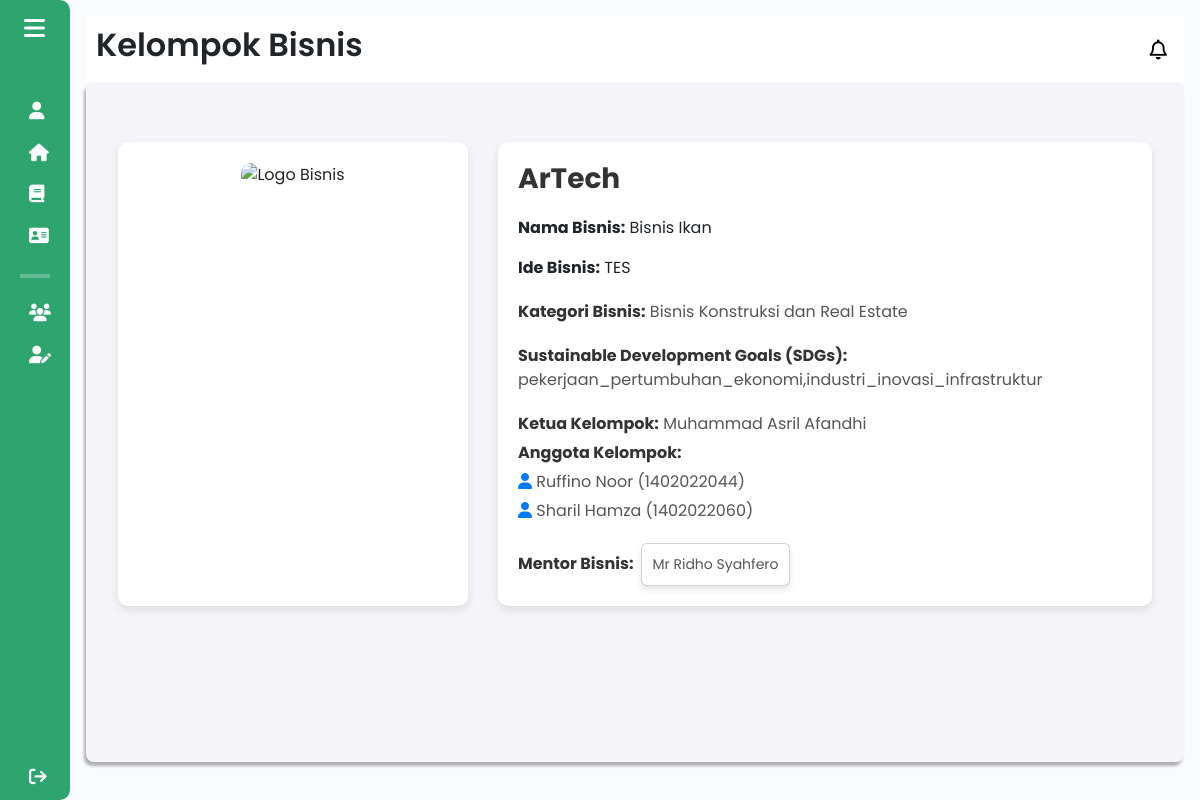
/components/pages/mahasiswa/detail_kelompok_bisnis.php?id=26 (signed in), run on the app's committed database.
### tables this page shows
CREATE TABLE `mahasiswa` (
  `id` int(11) NOT NULL,
  `user_id` int(11) NOT NULL,
  `nama` varchar(100) NOT NULL,
  `npm` varchar(15) NOT NULL,
  `program_studi` varchar(100) NOT NULL,
  `tahun_ajaran` varchar(100) NOT NULL,
  `email` varchar(100) DEFAULT NULL,
  `contact` varchar(15) DEFAULT NULL,
  `fakultas` varchar(100) DEFAULT NULL,
  `id_kelompok` int(11) DEFAULT NULL,
  `alamat` varchar(255) DEFAULT NULL
);

CREATE TABLE `anggota_kelompok` (
  `id` int(11) NOT NULL,
  `id_kelompok` int(11) DEFAULT NULL,
  `npm_anggota` varchar(20) DEFAULT NULL
);

CREATE TABLE `mentor` (
  `id` int(11) NOT NULL,
  `user_id` int(11) NOT NULL,
  `nama` varchar(100) NOT NULL,
  `nidn` varchar(15) NOT NULL,
  `email` varchar(100) DEFAULT NULL,
  `contact` varchar(15) DEFAULT NULL,
  `keahlian` varchar(100) DEFAULT NULL,
  `fakultas` varchar(100) DEFAULT NULL,
  `prodi` varchar(100) DEFAULT NULL,
  `foto_profile` varchar(255) DEFAULT NULL
);

### components/pages/mahasiswa/detail_kelompok_bisnis.php (the view, shortened to what this page needs)
<?php
include $_SERVER['DOCUMENT_ROOT'] . '/Aplikasi-Kewirausahaan/config/db_connection.php';
$npm_mahasiswa = $_SESSION['npm'] ?? null;
$cekKelompokQuery = "
    SELECT kb.*, ak.id_kelompok AS anggota_id
    FROM kelompok_bisnis kb
    LEFT JOIN anggota_kelompok ak ON kb.id_kelompok = ak.id_kelompok
    WHERE kb.npm_ketua = '$npm_mahasiswa' OR ak.npm_anggota = '$npm_mahasiswa' LIMIT 1";
$cekKelompokResult = mysqli_query($conn, $cekKelompokQuery);
$kelompokTerdaftar = mysqli_fetch_assoc($cekKelompokResult) ?: [];
$mentorData = [];
if (!empty($kelompokTerdaftar['id_mentor'])) {
    $mentorQuery = "
    SELECT m.nama AS nama_mentor,
        m.fakultas,
        m.prodi,
        m.contact,
        m.email,
        m.keahlian,
        m.foto_profile,
        u.role
    FROM mentor m
    JOIN users u ON m.user_id = u.id
    WHERE m.id = '" . $kelompokTerdaftar['id_mentor'] . "'
    LIMIT 1";
$mentorResult = mysqli_query($conn, $mentorQuery);
$mentorData = mysqli_fetch_assoc($mentorResult);
}
$mentorAda = !empty($kelompokTerdaftar['id_mentor']);
?>
<!DOCTYPE html>
<html lang="en">
<head>
    <link href="https://cdn.lineicons.com/4.0/lineicons.css" rel="stylesheet" />
    <link href="https://cdn.jsdelivr.net/npm/bootstrap@5.3.0-alpha3/dist/css/bootstrap.min.css" rel="stylesheet"
>
    <link rel="stylesheet" href="/Aplikasi-Kewirausahaan/assets/css/detail_kelompok.css">
</head>
<body>
    <div class="wrapper">
        <?php include 'sidebar_mahasiswa.php'; ?>
        <div class="main p-3">
            <div class="main_header">
                <?php
                    include 'header_mahasiswa.php';
                ?>
            </div>
            <div class="main_wrapper">
                <?php if ($kelompokTerdaftar) { ?>
                    <div class="container">
                        <div class="left">
                            <img alt="Logo Bisnis" src="/Aplikasi-Kewirausahaan/components/pages/mahasiswa/logos/<?php echo $kelompokTerdaftar['logo_bisnis']; ?>" />
                        </div>
                        <div class="right">
                            <?php if (!$mentorAda) { ?>
                                <div class="title-edit">
                                    <h1 id="nama-kelompok-text"><?php echo htmlspecialchars($kelompokTerdaftar['nama_kelompok']); ?></h1>
                                    <input type="text" id="nama-kelompok-input" value="<?php echo htmlspecialchars($kelompokTerdaftar['nama_kelompok']); ?>" style="display: none;" />
                                    <button class="edit-btn" type="button" data-bs-toggle="tooltip" data-bs-custom-class="custom-tooltip" data-bs-title="Edit Kelompok Bisnis">
                                        <i class="fas fa-edit"></i>
                                    </button>
                                </div>
                            <?php } else { ?>
                                <div class="title-edit">
                                    <h1 id="nama-kelompok-text"><?php echo htmlspecialchars($kelompokTerdaftar['nama_kelompok']); ?></h1>
                                </div>
                            <?php } ?>
                                <div class="ide_bisnis">
                                    <p><strong>Nama Bisnis:</strong> <?php echo htmlspecialchars($kelompokTerdaftar['nama_bisnis'] ?? '--'); ?></p>
                                </div>
                                <div class="ide_bisnis">
                                    <p><strong>Ide Bisnis:</strong> <?php echo htmlspecialchars($kelompokTerdaftar['ide_bisnis'] ?? '--'); ?></p>
                                </div>
                                <div class="category">
                                    <p><strong>Kategori Bisnis:</strong> <?php echo htmlspecialchars($kelompokTerdaftar['kategori_bisnis'] ?? '--'); ?></p>
                                </div>
                                <div class="sdg">
                                    <p><strong>Sustainable Development Goals (SDGs):</strong> <?php echo htmlspecialchars($kelompokTerdaftar['sdg'] ?? '--'); ?></p>
                                </div>
                            <div class="bottom">
                                <div class="members">
                                    <p><strong>Ketua Kelompok:</strong>
                                        <?php
                                        $ketuaQuery = "SELECT nama FROM mahasiswa WHERE npm = '" . ($kelompokTerdaftar['npm_ketua'] ?? '') . "' LIMIT 1";
                                        $ketuaResult = mysqli_query($conn, $ketuaQuery);
                                        $ketuaData = mysqli_fetch_assoc($ketuaResult) ?: [];
                                        echo htmlspecialchars($ketuaData['nama'] ?? 'Data tidak tersedia');
                                        ?>
                                    </p>
                                    <p><strong>Anggota Kelompok:</strong></p>
                                    <?php
                                    $anggotaQuery = "
                                        SELECT ak.npm_anggota, m.nama
                                        FROM anggota_kelompok ak
                                        JOIN mahasiswa m ON ak.npm_anggota = m.npm
                                        WHERE ak.id_kelompok = '" . ($kelompokTerdaftar['id_kelompok'] ?? '') . "'";
                                    $anggotaResult = mysqli_query($conn, $anggotaQuery);
                                    if (mysqli_num_rows($anggotaResult) > 0) {
                                        while ($anggota = mysqli_fetch_assoc($anggotaResult)) {
                                            echo "<p><i class='fas fa-user'></i> " . htmlspecialchars($anggota['nama'] ?? 'Nama tidak tersedia') . " (" . htmlspecialchars($anggota['npm_anggota'] ?? 'NPM tidak tersedia') . ")</p>";
                                        }
                                    } else {
                                        echo "<p>Belum ada anggota kelompok.</p>";
                                    }
                                    ?>
                                </div>
                                <div class="tutor">
                                    <div class="d-flex align-items-center mentor">
                                        <strong class="me-2">Mentor Bisnis:</strong>
                                        <?php if ($mentorAda) { ?>
                                            <a class="text-decoration-none" data-bs-toggle="collapse" href="#collapseExample" role="button" aria-expanded="false" aria-controls="collapseExample">
                                                <div class="card d-inline-block" title="Lihat Detail Mentor Bisnis">
                                                    <div class="card-body p-0">
                                                        <p class="card-text m-0 text-center">
                                                            <?php echo htmlspecialchars($mentorData['nama_mentor']); ?>
                                                        </p>
                                                    </div>
                                                </div>
                                            </a>
                                        <?php } else { ?>
                                            <span class="text-muted">Belum ada mentor bisnis</span>
                                        <?php } ?>
                                    </div>
                                </div>
                            </div>
                        </div>
                    </div>
                <?php } else { ?>
                    <div class="alert alert-warning">Kelompok Bisnis belum terdaftar.</div>
                <?php } ?>
            </div>
        </div>
    </div>
</body>
</html>

### assets/css/detail_kelompok.css (style rules this page uses)
body { font-family: "Arial", sans-serif; background-color: #f4f7fb; }
.container { display: flex; flex-direction: row; gap: 30px; padding: 40px; justify-content: center; }
.left { width: 350px; background-color: #fff; border-radius: 10px; box-shadow: 0 4px 10px rgba(0, 0, 0, 0.1); padding: 20px; text-align: center; }
.left img { width: 100%; height: auto; border-radius: 10px; }
.right { flex: 1; background-color: #fff; border-radius: 10px; box-shadow: 0 4px 10px rgba(0, 0, 0, 0.1); padding: 20px; }
.title-edit { display: flex; justify-content: space-between; align-items: center; margin-bottom: 20px; }
.title-edit h1 { margin: 0; font-size: 28px; font-weight: bold; color: #333; }
.category, .sdg, .members, .tutor { margin-top: 20px; }
.category p, .sdg p, .members p, .tutor p { font-size: 16px; color: #555; }
.category strong, .sdg strong, .members strong, .tutor strong { font-weight: bold; color: #333; }
.members p, .tutor p { font-size: 16px; color: #333; margin-bottom: 5px; }
.members p i, .tutor p i { color: #007bff; }
.bottom { margin-top: 20px; }
.bottom p { font-size: 16px; color: #555; }
.bottom p strong { font-weight: bold; color: #333; }
.card { flex: 1; padding: 10px; border: 1px solid #ddd; border-radius: 10px; box-shadow: 0 4px 6px rgba(0, 0, 0, 0.1); text-align: center; background-color: #fff; cursor: pointer; transition: transform 0.2s, box-shadow 0.2s; }
.card p { font-size: 14px; color: #555; }

### assets/css/sidebar.css (style rules this page uses)
a { text-decoration: none; }
h1 { font-weight: 600; font-size: 1.5rem; }
body { font-family: "Poppins", sans-serif; }
.wrapper { display: flex; }
.main { min-height: 100vh; width: 100%; overflow: hidden; transition: all 0.35s ease-in-out; background-color: #fafbfe; }
.main_wrapper { width: 100%; height: 85vh; background-color: #f4f4f9; box-shadow: -2px 4px 3px rgba(0, 0, 0, 0.3); margin: 0; padding: 20px; overflow-y: auto; border-radius: 8px; }

### assets/css/header.css (style rules this page uses)
a { text-decoration: none; }
h1 { font-weight: 600; font-size: 1.5rem; }
body { font-family: "Poppins", sans-serif; }
.main_header { display: flex; justify-content: space-between; align-items: center; padding: 5px; background-color: #fff; min-height: 50px; }

### data on the page
mahasiswa: nama "Muhammad Asril Afandhi"
anggota_kelompok: mahasiswa.nama "Ruffino Noor", npm_anggota "1402022044"
anggota_kelompok: mahasiswa.nama "Sharil Hamza", npm_anggota "1402022060"
mentor: nama "Mr Ridho Syahfero"

### other printed values
$pageTitle "Kelompok Bisnis"
$kelompokTerdaftar['nama_kelompok'] "ArTech"
$kelompokTerdaftar['nama_bisnis'] "Bisnis Ikan"
$kelompokTerdaftar['ide_bisnis'] "TES"
$kelompokTerdaftar['kategori_bisnis'] "Bisnis Konstruksi dan Real Estate"
$kelompokTerdaftar['sdg'] "pekerjaan_pertumbuhan_ekonomi,industri_inovasi_infrastruktur"
